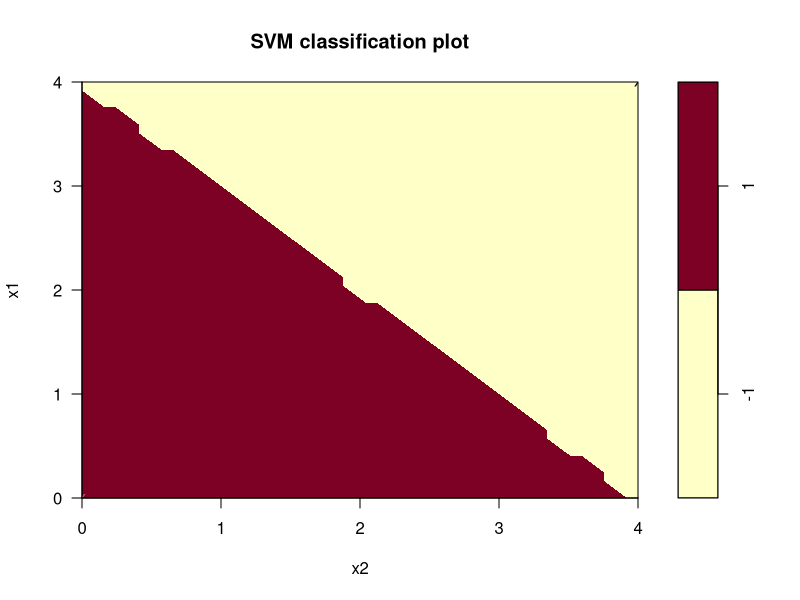

Reproduce this figure in R. (Note: this script raises an error after producing the figure.)
# Importamos las Librerias necesarias
library (kernlab)
library(e1071)

# Creamos la funcion que dira que clase pertenece cada punto
print_clasificacion <- function (x, w, b) {
  if ((t (w) %*% x + b) >= 0)
  {
    print (x)
    print("Pertence a la clase: 1")
  }
  else
  {
    print (x)
    print("Pertence a la clase: -1")
  }
}

## APARTADO A 
#---------------------------------------------------------------------------
## A=[0,0] que pertenece a la clase Y=+1; B=[4,4] con clase Y=-1. 
##Clasificar los puntos [5,6] y [1,-4
# Creamos el conjunto de datos
dataA <- data.frame(
  x1 = c(0, 4),
  x2 = c(0, 4),
  y = c(1, -1)
)
# Indicamos que la columna y es la importante
dataA$y <- as.factor(dataA$y)

# Creamos el SVM con los datos del A con un kernel lineal
svmA <- svm(y~., dataA , kernel="linear")
plot(svmA,data=dataA)
#Vectores de soporte
vsA <- dataA[svmA$index,1:2]

# Calculamos los valores del kernel
x1=c(0,0)
x2=c(4,4)
KAA=t (x1) %*% x1
KAB=t (x1) %*% x2
KBB=t (x2) %*% x2


# Vector de pesos normal al hiperplano (W)
# Hacemos el CrosProduct entre los vectores soporte y el coe. de Lagrange
wA <- crossprod(as.matrix(vsA), svmA$coefs)

# Calcular ancho del canal
widthA = 2/(sqrt(sum((wA)^2)))

# Calcular vector B
bA <- -svmA$rho

# Calcular la ecuacion del hiperplano y de los planos de soporte positivo
# y negativo
Withd=2 / (sum (sqrt ((wA)^2)))
paste(c("[",wA,"]' * x + [",bA,"] = 0"), collapse=" ")
paste(c("[",wA,"]' * x + [",bA,"] = 1"), collapse=" ")
paste(c("[",wA,"]' * x + [",bA,"] = -1"), collapse=" ")

# Determinamos a la clase que pertenece cada uno
print_clasificacion(c(5, 6),wA, bA)
print_clasificacion(c(1, -4),wA, bA)


##APARTADO B---------------------------------------------------------
##A=[2,0] que pertenece a la clase Y=+1; B=[0,0] y C=[1,1] con clase 
##Y=-1. Clasificar los puntos [5,6] y [1,-4]

# vectores soporte
A = c(2,0)
B = c(0,0)
C = c(1,1)

##DISTANCIAS----------------------------------------------------
#Distancia entre A y B
distanceAB = sqrt((A[1]-B[1])^2 + (A[2]-B[2])^2)
#Distancia entre A y C
distanceAC = sqrt((A[1]-C[1])^2 + (A[2]-C[2])^2) 
#A y B son los vectores soporte al tener menor distancia
#----------------------------------------------------------------
#Creamos el conjunto de datos con eso en mente:
dataB <- data.frame(
  x1 = c(2, 0, 1),
  x2 = c(0, 0, 1),
  y = c(1, -1, -1)
)
# Calculamos los valores del kernel sabiendo que A y B son los vectores soporte
KAA=t (A) %*% A
KAB=t (A) %*% B
KBB=t (B) %*% B
# Indicamos que la columna y es la importante
dataB$y <- as.factor(dataB$y)
# Creamos el SVM con los datos del B con un kernel lineal
svmB <- svm(y~., dataB, kernel="linear")
#Vectores de soporte
vsB <- dataB[svmB$index,1:2]
# Vector de pesos normal al hiperplano (W)
# Hacemos el CrosProduct entre los vectores soporte y el coe. de Lagrange
wB <- crossprod(as.matrix(vsB), svmB$coefs)
# Calcular ancho del canal
widthB = 2/(sqrt(sum((wB)^2)))
# Calcular vector B
bB <- -svmB$rho 

# Calcular la ecuacion del hiperplano y de los planos de soporte positivo
# y negativo
Withd=2 / (sum (sqrt ((wB)^2)))
paste(c("[",wB,"]' * x + [",bB,"] = 0"), collapse=" ")
paste(c("[",wB,"]' * x + [",bB,"] = 1"), collapse=" ")
paste(c("[",wB,"]' * x + [",bB,"] = -1"), collapse=" ")
# Determinamos a la clase que pertenece cada uno
print_clasificacion(c(5, 6),wB, bB)
print_clasificacion(c(1, -4),wB, bB)



## APARTADO c
#-------------------------------------------------------
## [2, 2], [2, -2], [-2, -2], [-2, 2] [2, 2], [2, -2], [-2, -2], [-2, 2] que
##pertenece a la clase Y=+1; [1, 1], [1, -1], [-1, -1], [-1, 1] que pertenece a
##la clase Y=+1. Encuentra puntos que clasifiquen positiva y
##negativamente

x1 = c(2,2)
x2 = c(2,-2)
x3 = c(-2,-2)
x4 = c(-2,2)
y1 = c(1,1)
y2 = c(1,-1)
y3 = c(-1,-1)
y4 = c(-1,1)


##DISTANCIAS----------------------------------------------------
#Distancia entre X1 y Y1
distancex1y1 = sqrt((x1[1]-y1[1])^2 + (x1[2]-y1[2])^2)

#Distancia entre X1 y Y2
distancex1y2 = sqrt((x1[1]-y2[1])^2 + (x1[2]-y2[2])^2)

#Distancia entre X1 y Y3
distancex1y3 = sqrt((x1[1]-y3[1])^2 + (x1[2]-y3[2])^2)

#Distancia entre X1 y Y4
distancex1y4 = sqrt((x1[1]-y4[1])^2 + (x1[2]-y4[2])^2)

#Distancia entre X2 y Y1
distancex2y1 = sqrt((x2[1]-y1[1])^2 + (x2[2]-y1[2])^2)

#Distancia entre X2 y Y2
distancex2y2 = sqrt((x2[1]-y2[1])^2 + (x2[2]-y2[2])^2) 

#Distancia entre X2 y Y3
distancex2y3 = sqrt((x2[1]-y3[1])^2 + (x2[2]-y3[2])^2)

#Distancia entre X2 y Y4
distancex2y4 = sqrt((x2[1]-y4[1])^2 + (x2[2]-y4[2])^2)

#Distancia entre X3 y Y1
distancex3y1 = sqrt((x3[1]-y1[1])^2 + (x3[2]-y1[2])^2)

#Distancia entre X3 y Y2
distancex3y2 = sqrt((x3[1]-y2[1])^2 + (x3[2]-y2[2])^2)

#Distancia entre X3 y Y3
distancex3y3 = sqrt((x3[1]-y3[1])^2 + (x3[2]-y3[2])^2)

#Distancia entre X3 y Y4
distancex3y4 = sqrt((x3[1]-y4[1])^2 + (x3[2]-y4[2])^2)

#Distancia entre X4 y Y1
distancex4y1 = sqrt((x4[1]-y1[1])^2 + (x4[2]-y1[2])^2)

#Distancia entre X4 y Y2
distancex4y2 = sqrt((x4[1]-y2[1])^2 + (x4[2]-y2[2])^2)

#Distancia entre X4 y Y3
distancex4y3 = sqrt((x4[1]-y3[1])^2 + (x4[2]-y3[2])^2)

#Distancia entre X4 y Y4
distancex4y4 = sqrt((x4[1]-y4[1])^2 + (x4[2]-y4[2])^2)
##-------------------------------------------------------------------
#A y B son los vectores soporte al tener menor distancia

#Calculamos los valores del kernel:
KAA=t (x1) %*% x1
KAB=t (x1) %*% y1 
KBB=t (y1) %*% y1

#Conjunto de datos:
dataC <- data.frame(
  
  x1 = c(2, 2, -2, -2, 1, 1, -1, -1),
  x2 = c(2, -2, -2, 2, 1, -1, -1, 1),
  y = c(1, 1, 1, 1, -1, -1, -1, -1)
  
)

# Indicamos que la columna y es la importante
dataC$y <- as.factor(dataC$y)

# Creamos el SVM con los datos del C con un kernel lineal
svmC <- svm(y~., dataC, kernel="linear")

#Vectores de soporte
vsC <- dataC[svmC$index,1:2]

#Vector de pesos normal al hiperplano (W)
#CrosProduct entre los vectores soporte y el cof. de Lagrange
wC <- crossprod(as.matrix(vsC), svmC$coefs)

#ancho del canal:
widthC = 2/(sqrt(sum((wC)^2)))

#Calcular vector B:
bC <- -svmC$rho

#Calcular la ecuacion del hiperplano y de los planos de soporte positivo y negativo:
Withd=2 / (sum (sqrt ((wC)^2)))
paste(c("[",wC,"]' * x + [",bC,"] = 0"), collapse=" ") 


## APARTADO D
#-------------------------------------------------------------------
# . Repite el caso anterior usando la función de transformación


X = c(2,2,2,-2,-2,-2,-2,2)
Y = c(1,1,1,-1,-1,-1,-1,1)
i = 1

while (i<8){
  if(sqrt(X[i]^2 + X[i+1]^2) > 2){
    temp1 = X[i]
    temp2 = X[i+1]
    X[i] = 4 - temp2 + abs(temp1-temp2)
    X[i+1] = 4 - temp1 + abs(temp1-temp2)
  }
  
  if(sqrt(Y[i]^2 + Y[i+1]^2) > 2){
    temp1 = Y[i]
    temp2 = Y[i+1]
    Y[i] = 4 - temp2 + abs(temp1-temp2)
    Y[i+1] = 4 - temp1 + abs(temp1-temp2)
  }
  i = i+2
}
##--------------
x1 = c(X[1],X[2])
x2 = c(X[3],X[4])
x3 = c(X[5],X[6])
x4 = c(X[7],X[8])
y1 = c(Y[1],Y[2])
y2 = c(Y[3],Y[4])
y3 = c(Y[5],Y[6])
y4 = c(Y[7],Y[8])
##--------------
##DISTANCIAS----------------------------------------------------
#Distancia entre X1 y Y1
distancex1y1 = sqrt((x1[1]-y1[1])^2 + (x1[2]-y1[2])^2)
#Distancia entre X1 y Y2
distancex1y2 = sqrt((x1[1]-y2[1])^2 + (x1[2]-y2[2])^2)
#Distancia entre X1 y Y3
distancex1y3 = sqrt((x1[1]-y3[1])^2 + (x1[2]-y3[2])^2)
#Distancia entre X1 y Y4
distancex1y4 = sqrt((x1[1]-y4[1])^2 + (x1[2]-y4[2])^2)
#Distancia entre X2 y Y1
distancex2y1 = sqrt((x2[1]-y1[1])^2 + (x2[2]-y1[2])^2)
#Distancia entre X2 y Y2
distancex2y2 = sqrt((x2[1]-y2[1])^2 + (x2[2]-y2[2])^2)
#Distancia entre X2 y Y3
distancex2y3 = sqrt((x2[1]-y3[1])^2 + (x2[2]-y3[2])^2)
#Distancia entre X2 y Y4
distancex2y4 = sqrt((x2[1]-y4[1])^2 + (x2[2]-y4[2])^2)
#Distancia entre X3 y Y1
distancex3y1 = sqrt((x3[1]-y1[1])^2 + (x3[2]-y1[2])^2)
#Distancia entre X3 y Y2
distancex3y2 = sqrt((x3[1]-y2[1])^2 + (x3[2]-y2[2])^2)
#Distancia entre X3 y Y3 
distancex3y3 = sqrt((x3[1]-y3[1])^2 + (x3[2]-y3[2])^2)
#Distancia entre X3 y Y4
distancex3y4 = sqrt((x3[1]-y4[1])^2 + (x3[2]-y4[2])^2)
#Distancia entre X4 y Y1
distancex4y1 = sqrt((x4[1]-y1[1])^2 + (x4[2]-y1[2])^2)
#Distancia entre X4 y Y2
distancex4y2 = sqrt((x4[1]-y2[1])^2 + (x4[2]-y2[2])^2)
#Distancia entre X4 y Y3
distancex4y3 = sqrt((x4[1]-y3[1])^2 + (x4[2]-y3[2])^2)
#Distancia entre X4 y Y4
distancex4y4 = sqrt((x4[1]-y4[1])^2 + (x4[2]-y4[2])^2)
##----------------------------------------------------------------
#A y B son los vectores soporte al tener menor distancia

#Calculamos los valores del kernel:

KAA=t (x1) %*% x1
KAB=t (x1) %*% y1
KBB=t (y1) %*% y1

#Creamos el conjunto de datos:

datad <- data.frame(
  
  x1 = c(2, 10, 6, 6, 1, 1, -1, -1),
  x2 = c(2, 6, 6, 10, 1, -1, -1, 1),
  y = c(1, 1, 1, 1, -1, -1, -1, -1)
  
)

# Indicamos que la columna y es la importante

datad$y <- as.factor(datad$y) 

# Creamos el SVM con los datos del D con un kernel lineal

svmd <- svm(y~., datad, kernel="linear")

#Vectores de soporte

vsd <- datad[svmd$index,1:2]

#Vector de pesos normal al hiperplano (W)
#CrosProduct entre los vectores soporte y el coe. de Lagrange

wd <- crossprod(as.matrix(vsd), svmd$coefs)

#Calcular ancho del canal

widthd = 2/(sqrt(sum((wd)^2)))

#Calcular vector B

bd <- -svmd$rho
#Calcular la ecuacion del hiperplano y de los planos de soporte positivo y negativo

Withd=2 / (sum (sqrt ((wd)^2)))
paste(c("[",wd,"]' * x + [",bd,"] = 0"), collapse=" ")
paste(c("[",wd,"]' * x + [",bd,"] = 1"), collapse=" ")
paste(c("[",wd,"]' * x + [",bd,"] = -1"), collapse=" ")


## APARTADO E
#--------------------------------------------------------------------------
#Etiquetados positivamente/Etiquetados negativamente->Clasifica el punto [4.5] 


x1 = c(3,1)
x2 = c(3,-1)
x3 = c(6,1)
x4 = c(6,-1)
y1 = c(1,0)
y2 = c(0,1)
y3 = c(0,-1)
y4 = c(-1,0)

##DISTANCIAS----------------------------------------------------
#Distancia entre X1 y Y1
distancex1y1 = sqrt((x1[1]-y1[1])^2 + (x1[2]-y1[2])^2)
#Distancia entre X1 y Y2
distancex1y2 = sqrt((x1[1]-y2[1])^2 + (x1[2]-y2[2])^2)
#Distancia entre X1 y Y3
distancex1y3 = sqrt((x1[1]-y3[1])^2 + (x1[2]-y3[2])^2)
#Distancia entre X1 y Y4
distancex1y4 = sqrt((x1[1]-y4[1])^2 + (x1[2]-y4[2])^2)
#Distancia entre X2 y Y1
distancex2y1 = sqrt((x2[1]-y1[1])^2 + (x2[2]-y1[2])^2)
#Distancia entre X2 y Y2
distancex2y2 = sqrt((x2[1]-y2[1])^2 + (x2[2]-y2[2])^2)
#Distancia entre X2 y Y3
distancex2y3 = sqrt((x2[1]-y3[1])^2 + (x2[2]-y3[2])^2)
#Distancia entre X2 y Y4
distancex2y4 = sqrt((x2[1]-y4[1])^2 + (x2[2]-y4[2])^2)
#Distancia entre X3 y Y1
distancex3y1 = sqrt((x3[1]-y1[1])^2 + (x3[2]-y1[2])^2)
#Distancia entre X3 y Y2
distancex3y2 = sqrt((x3[1]-y2[1])^2 + (x3[2]-y2[2])^2)
#Distancia entre X3 y Y3
distancex3y3 = sqrt((x3[1]-y3[1])^2 + (x3[2]-y3[2])^2)
#Distancia entre X3 y Y4
distancex3y4 = sqrt((x3[1]-y4[1])^2 + (x3[2]-y4[2])^2)
#Distancia entre X4 y Y1
distancex4y1 = sqrt((x4[1]-y1[1])^2 + (x4[2]-y1[2])^2)
#Distancia entre X4 y Y2
distancex4y2 = sqrt((x4[1]-y2[1])^2 + (x4[2]-y2[2])^2)
#Distancia entre X4 y Y3
distancex4y3 = sqrt((x4[1]-y3[1])^2 + (x4[2]-y3[2])^2)
#Distancia entre X4 y Y4
distancex4y4 = sqrt((x4[1]-y4[1])^2 + (x4[2]-y4[2])^2)
##----------------------------------------------------------------
#A y B son los vectores soporte al tener menor distancia


#Calculamos los valores del kernel sabiendo que A y B son los vectores soporte
KAA=t (x1) %*% x1
KAB=t (x1) %*% y1
KBB=t (y1) %*% y1
# Creamos los datas para el ejercicio
datae <- data.frame(
 
   x1 = c(3,3,6,6,1,0,0,-1),
  x2 = c(1,-1,1,-1,0,1,-1,0),
  y = c(1,1,1,1,-1,-1,-1,-1)
  
)
# Indicamos que la columna y es la importante
datae$y <- as.factor(datae$y)
# Creamos el SVM con los datos del C con un kernel lineal
svme <- svm(y~., datae, kernel="linear")
#Vectores de soporte
vse <- datae[svme$index,1:2]
# Vector de pesos normal al hiperplano (W)
# Hacemos el CrosProduct entre los vectores soporte y el coe. de Lagrange
we <- crossprod(as.matrix(vse), svme$coefs)
# Calcular ancho del canal
widthe = 2/(sqrt(sum((we)^2)))
# Calcular vector B
be <- -svme$rho
# Calcular la ecuacion del hiperplano y de los planos de soporte positivo
# y negativo
Withd=2 / (sum (sqrt ((we)^2)))
paste(c("[",we,"]' * x + [",be,"] = 0"), collapse=" ") 
paste(c("[",we,"]' * x + [",be,"] = 1"), collapse=" ")
paste(c("[",we,"]' * x + [",be,"] = -1"), collapse=" ") 


##APARTADO E
#---------------------------------------------------------
###Realiza los apartados anteriores con el dataset IRIS.

##cargamos los datos de iris:
data(iris)
dataf<- iris

#Creamos el SVM con un kernel radial:
svmf <- svm(Species~., data = iris, kernel="radial")

#Vectores Soporte:
vsf <- dataf[svmf$index,1:2]

#Vector de pesos normal al hiperplano (W)
#CrosProduct entre los vectores soporte y el cof. de Lagrange
wf <- crossprod(as.matrix(vsf), svmf$coefs)

#ancho del canal
widthF = 2/(sqrt(sum((wf)^2)))

#vector B
bf<- -svmF$rho

#ecuacion del hiperplano y de los planos de soporte positivo y negativo
Withd=2 / (sum (sqrt ((wf)^2)))

paste(c("[",wf,"]' * x + [",bf,"] = 0"), collapse=" ")
paste(c("[",wf,"]' * x + [",bf,"] = 1"), collapse=" ")
paste(c("[",wf,"]' * x + [",bf,"] = -1"), collapse=" ") 
